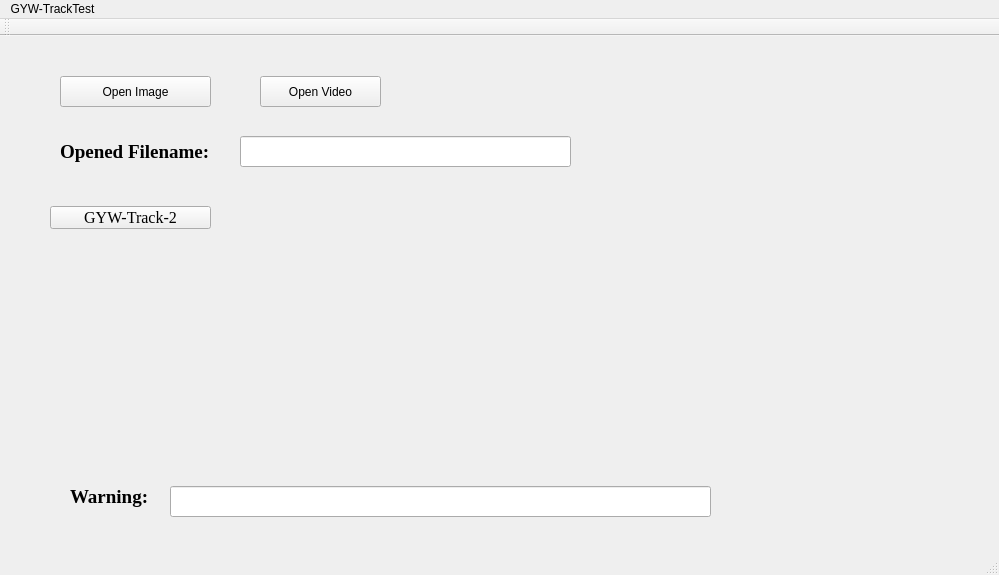
<?xml version="1.0" encoding="UTF-8"?>
<ui version="4.0">
 <class>MainWindow</class>
 <widget class="QMainWindow" name="MainWindow">
  <property name="geometry">
   <rect>
    <x>0</x>
    <y>0</y>
    <width>999</width>
    <height>575</height>
   </rect>
  </property>
  <property name="windowTitle">
   <string>MainWindow</string>
  </property>
  <widget class="QWidget" name="centralWidget">
   <widget class="QPushButton" name="openimage_button">
    <property name="geometry">
     <rect>
      <x>60</x>
      <y>40</y>
      <width>151</width>
      <height>31</height>
     </rect>
    </property>
    <property name="text">
     <string>Open Image</string>
    </property>
   </widget>
   <widget class="QLineEdit" name="warning_lineEdit">
    <property name="geometry">
     <rect>
      <x>170</x>
      <y>450</y>
      <width>541</width>
      <height>31</height>
     </rect>
    </property>
    <property name="font">
     <font>
      <family>Arial</family>
      <pointsize>12</pointsize>
      <italic>true</italic>
     </font>
    </property>
   </widget>
   <widget class="QLabel" name="label">
    <property name="geometry">
     <rect>
      <x>70</x>
      <y>450</y>
      <width>91</width>
      <height>21</height>
     </rect>
    </property>
    <property name="font">
     <font>
      <family>Times New Roman</family>
      <pointsize>14</pointsize>
      <weight>75</weight>
      <bold>true</bold>
     </font>
    </property>
    <property name="text">
     <string>Warning:</string>
    </property>
   </widget>
   <widget class="QPushButton" name="openvideo_button">
    <property name="geometry">
     <rect>
      <x>260</x>
      <y>40</y>
      <width>121</width>
      <height>31</height>
     </rect>
    </property>
    <property name="text">
     <string>Open Video</string>
    </property>
   </widget>
   <widget class="QLineEdit" name="lineEdit">
    <property name="geometry">
     <rect>
      <x>240</x>
      <y>100</y>
      <width>331</width>
      <height>31</height>
     </rect>
    </property>
    <property name="font">
     <font>
      <family>Arial</family>
      <pointsize>12</pointsize>
     </font>
    </property>
   </widget>
   <widget class="QLabel" name="label_2">
    <property name="geometry">
     <rect>
      <x>60</x>
      <y>100</y>
      <width>171</width>
      <height>31</height>
     </rect>
    </property>
    <property name="font">
     <font>
      <family>Times New Roman</family>
      <pointsize>14</pointsize>
      <weight>75</weight>
      <bold>true</bold>
     </font>
    </property>
    <property name="text">
     <string>Opened Filename:</string>
    </property>
   </widget>
   <widget class="QPushButton" name="gywtrack_button">
    <property name="geometry">
     <rect>
      <x>50</x>
      <y>170</y>
      <width>161</width>
      <height>23</height>
     </rect>
    </property>
    <property name="font">
     <font>
      <family>Times New Roman</family>
      <pointsize>12</pointsize>
     </font>
    </property>
    <property name="text">
     <string>GYW-Track-2</string>
    </property>
   </widget>
  </widget>
  <widget class="QToolBar" name="mainToolBar">
   <attribute name="toolBarArea">
    <enum>TopToolBarArea</enum>
   </attribute>
   <attribute name="toolBarBreak">
    <bool>false</bool>
   </attribute>
  </widget>
  <widget class="QStatusBar" name="statusBar"/>
  <widget class="QMenuBar" name="menuBar">
   <property name="geometry">
    <rect>
     <x>0</x>
     <y>0</y>
     <width>999</width>
     <height>23</height>
    </rect>
   </property>
   <widget class="QMenu" name="menuGYW">
    <property name="title">
     <string>GYW-TrackTest</string>
    </property>
   </widget>
   <addaction name="menuGYW"/>
  </widget>
 </widget>
 <layoutdefault spacing="6" margin="11"/>
 <resources/>
 <connections/>
</ui>
